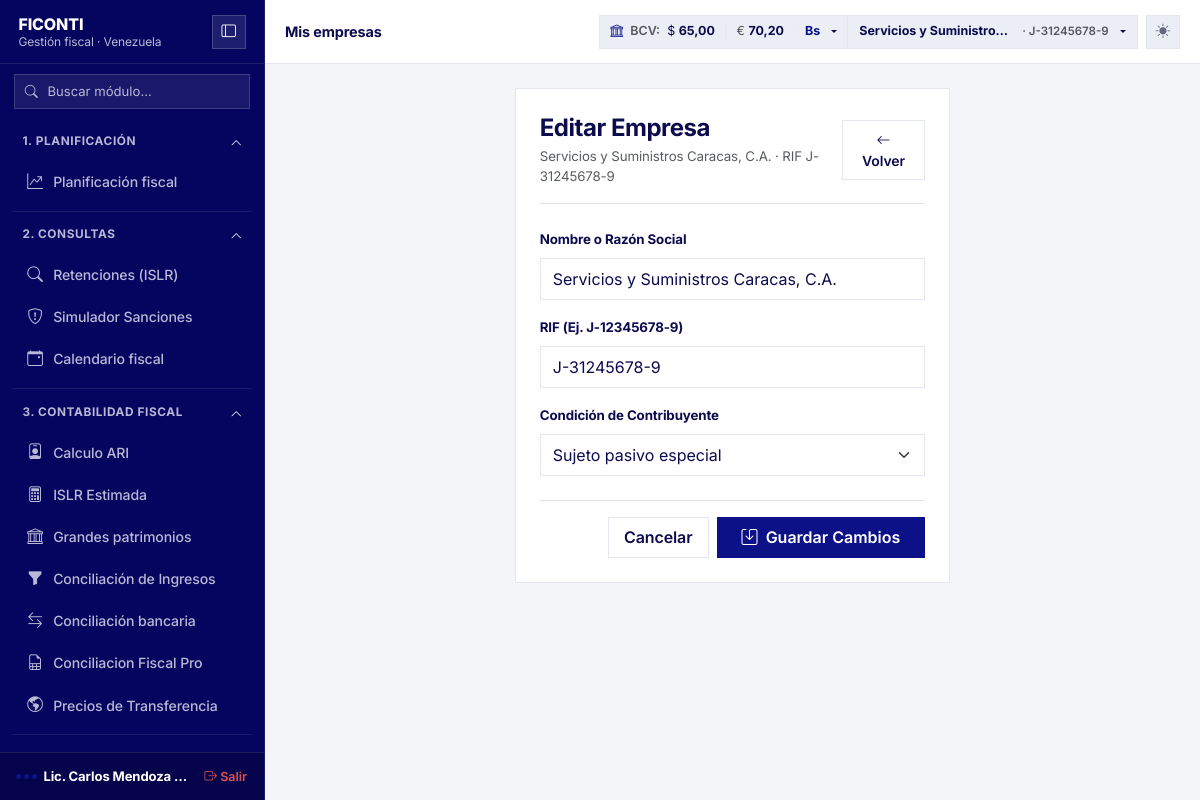
The app's page /empresas/1/editar/ (signed in) with its own data.
### apps/usuarios/models.py (models this page shows, shortened)
class Usuario(AbstractBaseUser):
    usuario = models.CharField(
        'usuario', max_length=20, unique=True,
        validators=[RegexValidator(USUARIO_REGEX, USUARIO_MENSAJE)],
        help_text='De 4 a 20 letras, números, punto, guion o guion bajo.',
    )
    nombre = models.CharField('nombre completo', max_length=150)
    telefono = models.CharField('teléfono', max_length=20, blank=True)
    email = models.EmailField('correo electrónico', blank=True)
    is_active = models.BooleanField(
        'cuenta habilitada', default=True,
        help_text='Si se desmarca, el usuario no podrá iniciar sesión.',
    )
    uso = models.JSONField('uso de módulos', default=dict, blank=True)
    creado = models.DateTimeField('fecha de registro', default=timezone.now)
    creado_por = models.ForeignKey(
        'superadmin.SuperAdmin', verbose_name='creado por', null=True, blank=True,
        on_delete=models.SET_NULL, related_name='usuarios_creados',
    )
    objects = UsuarioManager()
    USERNAME_FIELD = 'usuario'
    REQUIRED_FIELDS = ['nombre']
    class Meta:
        db_table = 'usuarios'
        verbose_name = 'usuario'
        verbose_name_plural = 'usuarios'
        ordering = ['nombre']
    @property
    def nombre_mostrar(self):
        return self.nombre or self.usuario
    @property
    def suscripcion_activa(self):
        sus = getattr(self, 'suscripcion', None)
        return bool(sus and sus.vigente)

### apps/empresas/models.py (models this page shows, shortened)
class Empresa(models.Model):
    usuario = models.ForeignKey(
        settings.AUTH_USER_MODEL, on_delete=models.CASCADE, related_name='empresas',
    )
    nombre = models.CharField('razón social', max_length=200)
    rif = models.CharField('RIF', max_length=12, validators=[validar_rif])
    condicion = models.CharField('condición', max_length=40, choices=CONDICIONES, default=SPE)
    moneda = models.CharField('moneda', max_length=3, choices=MONEDAS, default='VES')
    tasa = models.DecimalField('tasa (Bs por 1)', max_digits=18, decimal_places=4, default=0)
    creado = models.DateTimeField(auto_now_add=True)
    class Meta:
        db_table = 'empresas'
        ordering = ['nombre']
        constraints = [
            models.UniqueConstraint(fields=['usuario', 'rif'], name='empresa_rif_unico_por_usuario'),
        ]
    @property
    def es_spe(self):
        return self.condicion == SPE
    @property
    def condicion_corta(self):
        if self.es_spe:
            return 'SPE'
        if 'ordinario' in (self.condicion or '').lower():
            return 'Ordinario'
        return 'Formal'
    @property
    def es_bolivares(self):
        return (self.moneda or 'VES') == 'VES'
    @property
    def moneda_simbolo(self):
        return {
            'VES': 'Bs',
            'USD': 'USD',
            'EUR': 'EUR',
            'COP': 'COP',
            'CNY': 'CNY',
        }.get(self.moneda or 'VES', self.moneda or 'Bs')

### apps/empresas/views.py (the view)
    @login_required
    def _wrapped(request, *args, **kwargs):
        if not request.user.suscripcion_activa:
            if request.headers.get('Content-Type', '').startswith('application/json'):
                return JsonResponse({'ok': False, 'error': 'Suscripción inactiva'}, status=403)
            return render_bloqueado(request)
        return view(request, *args, **kwargs)

### apps/core/bcv.py (called while the page is built, shortened)
def _load_disk_cache():
    return None

def _enriquecer_cop(data, permitir_red=False):
    if not isinstance(data, dict):
        return dict(DEFAULT_BCV)
    usd = float(data.get('usd') or DEFAULT_BCV['usd'])
    usd_cop = data.get('usd_cop')
    if not usd_cop and permitir_red:
        usd_cop = _fetch_usd_cop()
    usd_cop = float(usd_cop or DEFAULT_USD_COP)
    data['usd_cop'] = round(usd_cop, 4)
    data['cop'] = round(usd / usd_cop, 6) if usd_cop > 0 else 0.0
    data['ves_cop'] = round(usd_cop / usd, 4) if usd > 0 else 0.0
    return data

def obtener_tasas_bcv(forzar=False, permitir_red=True):
    now = time.time()
    if not forzar and _MEM_CACHE['data'] and (now - _MEM_CACHE['timestamp'] < CACHE_TTL_SECONDS):
        return _enriquecer_cop(_MEM_CACHE['data'], permitir_red=False)
    if not _MEM_CACHE['data']:
        disk = _load_disk_cache()
        if disk:
            disk = _enriquecer_cop(disk, permitir_red=False)
            _MEM_CACHE['data'] = disk
            _MEM_CACHE['timestamp'] = now - (CACHE_TTL_SECONDS // 2)
            if not forzar and not permitir_red:
                return disk
    if not permitir_red:
        return _enriquecer_cop(_MEM_CACHE['data'] or dict(DEFAULT_BCV), permitir_red=False)

### apps/core/context_processors.py (called while the page is built)
def sistema(request):
    cfg = getattr(settings, 'TRIBUTOVE', {})
    match = getattr(request, 'resolver_match', None)
    return {
        'SISTEMA_NOMBRE': cfg.get('NOMBRE', 'FICONTI'),
        'SISTEMA_LEMA': cfg.get('LEMA', ''),
        'MENU_MODULOS': menu_agrupado(),
        'MODULOS': MODULOS,
        'MODULOS_RESUMEN': MODULOS_RESUMEN,
        'modulos_resumen': MODULOS_RESUMEN,
        'tasa_bcv': obtener_tasas_bcv(forzar=False, permitir_red=False),
        'url_actual': match.view_name if match else '',
        'namespace_actual': match.namespace if match else '',
    }

### apps/core/modulos.py (called while the page is built)
def menu_agrupado():
    grupos = []
    for m in MODULOS:
        if not grupos or grupos[-1][0] != m.grupo:
            grupos.append((m.grupo, []))
        grupos[-1][1].append(m)
    return grupos

    @property
    def url(self):
        return reverse(f'{self.app}:index')

### apps/core/utils.py (called while the page is built)
    def full_clean(self):
        super().full_clean()
        if self.is_bound:
            for name in self.errors:
                if name in self.fields:
                    w = self.fields[name].widget
                    if 'is-invalid' not in w.attrs.get('class', ''):
                        w.attrs['class'] = (w.attrs.get('class', '') + ' is-invalid').strip()

### templates/empresas/editar.html (shortened to what this page needs)
{% extends 'layouts/app.html' %}
{% block content %}
<div class="container py-3">
  <div class="row justify-content-center">
    <div class="col-lg-6">
      <div class="card card-custom p-4 shadow-sm">
        <div class="d-flex align-items-center justify-content-between mb-4 border-bottom pb-3">
          <div>
            <h4 class="fw-bold mb-1">Editar Empresa</h4>
            <p class="text-muted small mb-0">{{ empresa.nombre }} · RIF {{ empresa.rif }}</p>
          </div>
          <a href="{% url 'empresas:lista' %}" class="btn btn-dash-secondary btn-sm">
            <i class="bi bi-arrow-left"></i> Volver
          </a>
        </div>
        <form method="post" novalidate>
          <div class="mb-3">
            <label for="{{ form.nombre.id_for_label }}" class="form-label small fw-bold">Nombre o Razón Social</label>
            {{ form.nombre }}
          </div>
          <div class="mb-3">
            <label for="{{ form.rif.id_for_label }}" class="form-label small fw-bold">RIF (Ej. J-12345678-9)</label>
            {{ form.rif }}
          </div>
          <div class="mb-4">
            <label for="{{ form.condicion.id_for_label }}" class="form-label small fw-bold">Condición de Contribuyente</label>
            {{ form.condicion }}
          </div>
          <div class="d-flex justify-content-end gap-2 border-top pt-3">
            <a href="{% url 'empresas:lista' %}" class="btn btn-dash-secondary">Cancelar</a>
            <button type="submit" class="btn btn-dash-primary px-4">
              <i class="bi bi-save me-1"></i> Guardar Cambios
            </button>
          </div>
        </form>
      </div>
    </div>
  </div>
</div>
{% endblock %}

### templates/partials/sidebar.html (shortened to what this page needs)
<aside class="app-sidebar" id="appSidebar">
  <div class="sidebar-user-header">
    <div class="sidebar-user-info">
      <div class="sidebar-user-name">FICONTI</div>
      <div class="sidebar-user-role">Gestión fiscal · Venezuela</div>
    </div>
    <button type="button" class="action-circle-btn ms-auto" id="sidebarCloseBtn" aria-label="Ocultar menú" title="Ocultar menú" style="background: rgba(255,255,255,0.1); color: #ffffff; border-color: rgba(184,185,214,0.25);">
      <i class="bi bi-layout-sidebar"></i>
    </button>
  </div>
  <div class="sidebar-search-box">
    <i class="bi bi-search search-icon"></i>
    <input type="text" id="sidebarSearchInput" placeholder="Buscar módulo..." autocomplete="off" aria-label="Buscar módulo">
  </div>
  <div class="sidebar-scroll" id="sidebarNavScroll">
    <nav class="sidebar-nav" aria-label="Menú principal de 4 secciones">
      {% for grupo, lista_modulos in MENU_MODULOS %}
      <details class="sidebar-menu-group" data-menu-group="{{ forloop.counter }}" open>
        <summary class="sidebar-heading sidebar-dropdown-toggle">
          <span>{{ forloop.counter }}. {{ grupo|upper }}</span>
          <i class="bi bi-chevron-down sidebar-chevron"></i>
        </summary>
        <div class="sidebar-submenu">
          {% for m in lista_modulos %}
            <a class="nav-link {% if request.resolver_match.app_name == m.app %}active{% endif %} {% if not empresas_usuario %}opacity-75{% endif %}"
               href="{{ m.url }}"
               title="{{ m.descripcion }}">
              <i class="bi {{ m.icono }}"></i>
              <span class="text-truncate">{{ m.nombre }}</span>
            </a>
          {% endfor %}
        </div>
      </details>
      {% endfor %}
      <details class="sidebar-menu-group" data-menu-group="4" open>
        <summary class="sidebar-heading sidebar-dropdown-toggle">
          <span>4. CUENTA</span>
          <i class="bi bi-chevron-down sidebar-chevron"></i>
        </summary>
      </details>
    </nav>
  </div>
  <div class="sidebar-footer">
    <div class="brand-badge">
      <div class="brand-dots">
        <span></span><span></span><span></span>
      </div>
      <span class="text-truncate" style="max-width: 145px;">{{ user.nombre_mostrar }}</span>
    </div>
    <form method="post" action="{% url 'usuarios:logout' %}" class="m-0">
      <button type="submit" class="btn btn-link btn-sm p-0 text-decoration-none fw-semibold" style="font-size: 0.78rem; color: #E05252;" title="Cerrar sesión">
        <i class="bi bi-box-arrow-right"></i> Salir
      </button>
    </form>
  </div>
</aside>

### templates/partials/navbar.html (shortened to what this page needs)
{% load humanize %}
<header class="app-navbar">
  <div class="navbar-left d-flex align-items-center gap-2">
    <div class="navbar-breadcrumb d-flex align-items-center gap-2">
      <span class="breadcrumb-item active" style="font-size: 0.9rem;">
        {% if modulo %}
          {{ modulo.nombre }}
        {% elif request.resolver_match.app_name == 'empresas' and request.resolver_match.url_name == 'resumen' %}
          Resumen de empresas
        {% elif request.resolver_match.app_name == 'empresas' %}
          Mis empresas
        {% elif request.resolver_match.app_name == 'usuarios' %}
          Mi cuenta
        {% else %}
          Panel Fiscal
        {% endif %}
      </span>
    </div>
  </div>
  <div class="navbar-actions">
    <div class="nav-pill-group">
    <div class="dropdown nav-bcv-drop">
      <button class="bcv-nav-trigger dropdown-toggle" type="button" data-bs-toggle="dropdown" data-bs-auto-close="outside" aria-expanded="false" aria-label="Tasa Oficial BCV y Moneda">
        <i class="bi bi-bank" style="color: var(--tv-primary);"></i>
        <span class="d-none d-sm-inline text-muted fw-semibold">BCV:</span>
        <span>$ <strong data-bcv-usd>{{ tasa_bcv.usd|floatformat:2 }}</strong></span>
        <span class="bcv-sep d-none d-lg-inline">|</span>
        <span class="d-none d-lg-inline text-muted">€ <strong data-bcv-eur style="color: var(--tv-text);">{{ tasa_bcv.eur|floatformat:2 }}</strong></span>
        {% if empresa_activa %}
          <span class="bcv-sep">·</span>
          <span class="fw-bold" style="color: var(--tv-primary);">{{ empresa_activa.moneda_simbolo }}</span>
        {% endif %}
      </button>
    </div>
    {% if empresa_activa %}
    <div class="dropdown nav-pill-emp">
      <button class="btn btn-sm btn-dash-secondary dropdown-toggle d-flex align-items-center gap-2 py-1 px-2" type="button" data-bs-toggle="dropdown" aria-expanded="false" style="font-size: 0.78rem;">
        <span class="fw-bold text-truncate" style="max-width: 155px;">{{ empresa_activa.nombre }}</span>
        <span class="text-muted d-none d-xl-inline" style="font-size: 0.72rem;">· {{ empresa_activa.rif }}</span>
      </button>
    </div>
    {% else %}
    <a href="{% url 'empresas:lista' %}" class="btn btn-sm btn-dash-primary py-1 px-3" style="font-size: 0.78rem;">
      <i class="bi bi-plus-lg me-1"></i> Registrar Empresa
    </a>
    {% endif %}
    </div>
    <div class="d-none d-md-inline-flex align-items-center gap-2">
      <button type="button" class="action-circle-btn theme-toggle-btn" title="Cambiar tema (Claro / Oscuro)" aria-label="Cambiar tema">
        <i class="bi bi-sun-fill theme-toggle-icon"></i>
      </button>
    </div>
  </div>
</header>

### records on screen
Usuario: nombre_mostrar "Lic. Carlos Mendoza…"
Empresa: moneda_simbolo "Bs", nombre "Servicios y Suministro…", rif "J-31245678-9", nombre "Servicios y Suministros Caracas, C.A.", condicion "Sujeto pasivo especial"

### other values on screen
{{ grupo|upper }} "PLANIFICACIÓN" "CONSULTAS" "CONTABILIDAD FISCAL"
{{ m.nombre }} "Planificación fiscal" "Retenciones (ISLR)" "Simulador Sanciones" "Calendario fiscal" "Calculo ARI" "ISLR Estimada" "Grandes patrimonios" "Conciliación de Ingresos" "Conciliación bancaria" "Conciliacion Fiscal Pro" "Precios de Transferencia"
{{ tasa_bcv.usd|floatformat:2 }} "65,00"
{{ tasa_bcv.eur|floatformat:2 }} "70,20"
